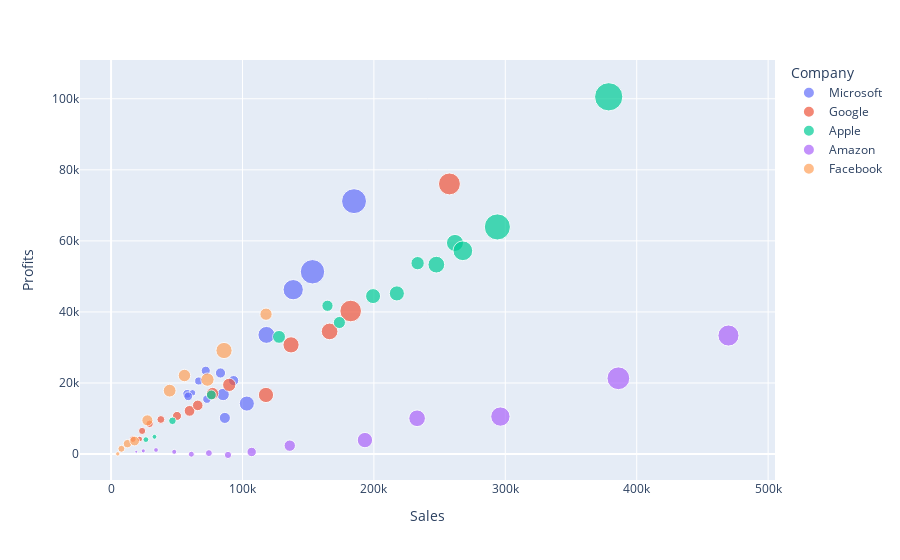

Notebook cell for this chart:
### Code cell
gafam_companies = ['Google', 'Apple', 'Facebook', 'Amazon', 'Microsoft']
gafam_ds = data_set[data_set['Company'].isin(gafam_companies)]


fig_satis_kar = px.scatter(gafam_ds, x='Sales', y='Profits', color='Company', size='Market_Value', hover_name='Year')

fig_satis_kar.show()

### Figure 1 — Plotly figure (JSON) as saved in the notebook; plotly's stock layout.template omitted (floating-point values rounded to 4 significant figures)
{"data": [{"hovertemplate": "<b>%{hovertext}</b><br><br>Company=Microsoft<br>Sales=%{x}<br>Profits=%{y}<br>Market_Value=%{marker.size}<extra></extra>", "hovertext": [2008, 2009, 2010, 2011, 2012, 2013, 2014, 2015, 2016, 2017, 2018, 2019, 2020, 2021, 2022], "legendgroup": "Microsoft", "marker": {"color": "#636efa", "size": [253150, 143580, 254520, 215773, 273539, 234828, 343816, 340826, 407015, 507544, 750649, 946521, 1359028, 1966559, 2054367], "sizemode": "area", "sizeref": 6601.0, "symbol": "circle"}, "mode": "markers", "name": "Microsoft", "orientation": "v", "showlegend": true, "type": "scatter", "x": [57900, 61980, 58690, 66690, 72052, 72930, 83263, 93268, 86596, 85270, 103313, 118224, 138604, 153284, 184903], "xaxis": "x", "y": [16960, 17230, 16260.0, 20568, 23468, 15459, 22822, 20675, 10179, 16768, 14211, 33541, 46266, 51310, 71185], "yaxis": "y"}, {"hovertemplate": "<b>%{hovertext}</b><br><br>Company=Google<br>Sales=%{x}<br>Profits=%{y}<br>Market_Value=%{marker.size}<extra></extra>", "hovertext": [2008, 2009, 2010, 2011, 2012, 2013, 2014, 2015, 2016, 2017, 2018, 2019, 2020, 2021, 2022], "legendgroup": "Google", "marker": {"color": "#EF553B", "size": [147660, 106570, 169380, 185837, 203223, 268445, 382472, 367587, 500077, 579499, 766350, 863178, 919284, 1538884, 1581723], "sizemode": "area", "sizeref": 6601.0, "symbol": "circle"}, "mode": "markers", "name": "Google", "orientation": "v", "showlegend": true, "type": "scatter", "x": [16590, 21800, 23650, 29321, 37905, 50175, 59730, 65977, 77231, 89920, 117884, 136958, 166310, 182350, 257488], "xaxis": "x", "y": [4200, 4230, 6520, 8505, 9737, 10737, 12163, 13704, 17040, 19478, 16637, 30736, 34522, 40269, 76033], "yaxis": "y"}, {"hovertemplate": "<b>%{hovertext}</b><br><br>Company=Apple<br>Sales=%{x}<br>Profits=%{y}<br>Market_Value=%{marker.size}<extra></extra>", "hovertext": [2008, 2009, 2010, 2011, 2012, 2013, 2014, 2015, 2016, 2017, 2018, 2019, 2020, 2021, 2022], "legendgroup": "Apple", "marker": {"color": "#00cc96", "size": [109880, 79540, 189510, 324281, 545968, 416622, 483146, 741782, 585951, 752039, 926946, 961257, 1285516, 2252292, 2640316], "sizemode": "area", "sizeref": 6601.0, "symbol": "circle"}, "mode": "markers", "name": "Apple", "orientation": "v", "showlegend": true, "type": "scatter", "x": [26500, 33040, 46710, 76283, 127841, 164687, 173755, 199378, 233273, 217481, 247535, 261705, 267712, 293971, 378697], "xaxis": "x", "y": [4070.0, 4860, 9360, 16639, 32982, 41747, 37031, 44462, 53731, 45217, 53318, 59431, 57215, 63930, 100555], "yaxis": "y"}, {"hovertemplate": "<b>%{hovertext}</b><br><br>Company=Amazon<br>Sales=%{x}<br>Profits=%{y}<br>Market_Value=%{marker.size}<extra></extra>", "hovertext": [2009, 2010, 2011, 2012, 2013, 2014, 2015, 2016, 2017, 2018, 2019, 2020, 2021, 2022], "legendgroup": "Amazon", "marker": {"color": "#ab63fa", "size": [27770, 55360, 75800, 84210, 119011, 157523, 175091, 292622, 427011, 777775, 916050, 1233351, 1711839, 1468398], "sizemode": "area", "sizeref": 6601.0, "symbol": "circle"}, "mode": "markers", "name": "Amazon", "orientation": "v", "showlegend": true, "type": "scatter", "x": [19170, 24510, 34205, 48077, 61093, 74453, 88988, 107007, 135987, 193194, 232887, 296274, 386064, 469822], "xaxis": "x", "y": [650, 900, 1153, 632, -39, 274, -241, 596, 2371, 3938, 10073, 10562, 21331, 33364], "yaxis": "y"}, {"hovertemplate": "<b>%{hovertext}</b><br><br>Company=Facebook<br>Sales=%{x}<br>Profits=%{y}<br>Market_Value=%{marker.size}<extra></extra>", "hovertext": [2013, 2014, 2015, 2016, 2017, 2018, 2019, 2020, 2021, 2022], "legendgroup": "Facebook", "marker": {"color": "#FFA15A", "size": [63472, 159665, 231570, 314758, 407300, 541470, 512005, 583675, 870476, 499861], "sizemode": "area", "sizeref": 6601.0, "symbol": "circle"}, "mode": "markers", "name": "Facebook", "orientation": "v", "showlegend": true, "type": "scatter", "x": [5089, 7872, 12466, 17927, 27638, 44587, 55838, 73357, 85966, 117929], "xaxis": "x", "y": [53, 1490, 2925, 3670, 9487, 17847, 22112, 20958, 29145, 39370], "yaxis": "y"}], "layout": {"legend": {"itemsizing": "constant", "title": {"text": "Company"}, "tracegroupgap": 0}, "margin": {"t": 60}, "xaxis": {"anchor": "y", "domain": [0, 1], "title": {"text": "Sales"}}, "yaxis": {"anchor": "x", "domain": [0, 1], "title": {"text": "Profits"}}}}
